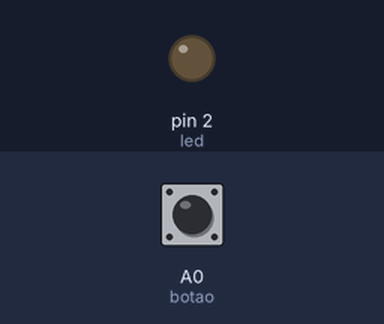
The program below on a simulated Arduino Uno, built with avr-gcc and run on an emulated ATmega328P. On the bench: output pins drawn as LEDs (lit = HIGH). Inputs (shaded band) come from the test bench; at power-on: A0 (botao) HIGH.

Above: at 1.2 s.
1.3 s: A0 (botao) pulled LOW for 0.15 s
At 3.0 s:
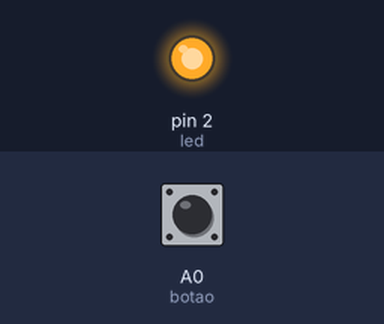
Timing chart, 0 to 4.5 s (numbered marks = the images above; inputs shaded):
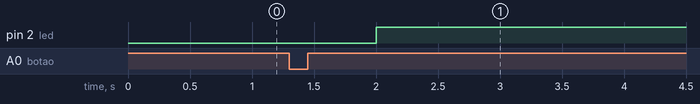

Measured:
- after the input at 1.3 s, pin 2 (led): LOW → HIGH after 0.70 s

The program:

main.cpp
```cpp
#include <Arduino.h>

int baud_rate = 9600;

///////////////////////////////

// Variavel millis
unsigned long int tempoactual = 0;
unsigned long int tempoanterior = 0;


// Variavel led
int led = 2;

// Variavel botao
int botao = A0;

int comecar_contagem = 0;

void setup() {

  Serial.begin(9600);

  pinMode(botao, INPUT_PULLUP);
  pinMode(led, OUTPUT);

}

void loop() {

tempoactual = millis();

if(digitalRead(botao) == LOW)
{
  comecar_contagem = 1;
}

if(comecar_contagem && (tempoactual - tempoanterior > 2000))
{
 digitalWrite(led, HIGH);

 comecar_contagem = 0;
}


}
```
